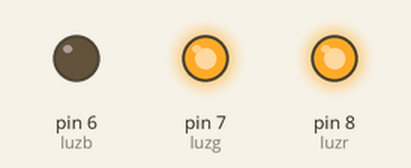
This sketch was run on a simulated Arduino Uno, built with avr-gcc and run on an emulated ATmega328P. Parts: output pins drawn as LEDs (lit = HIGH).

Above: at 0.2 s.
At 8.32 s:
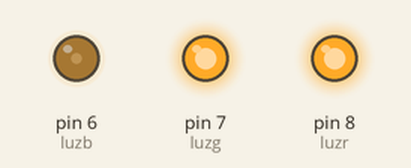
Timing chart, 0 to 8.2 s (numbered marks = the images above):
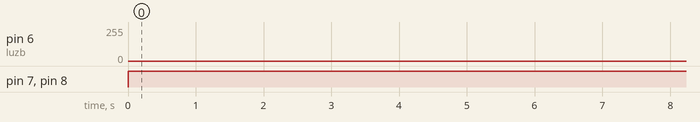

Measured:
- by itself, pin 7 (luzg), pin 8 (luzr): LOW → HIGH at 0.00 s

The sketch:

PMW.ino
```cpp
int luzr=8;
int luzg=7;
int luzb=6;
int val;

void setup() {

  pinMode(luzr , OUTPUT);
  pinMode(luzg , OUTPUT);
  pinMode(luzb , OUTPUT);
  Serial.begin(9600);

}

void loop() {

  for(val=225; val>0; val++){

      analogWrite(8 , val);
      analogWrite(7 , val);
      analogWrite(6 , val);
      delay(1);

  }

}
```
